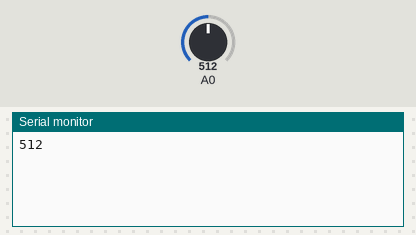
This sketch was run on a simulated Arduino Uno, built with avr-gcc and run on an emulated ATmega328P. Parts: the last lines printed to the serial monitor. Inputs (shaded band) come from the test bench; at power-on: A0 = 512.

Above: at 1.2 s.
1.3 s: A0 set to 716
At 2.6 s:
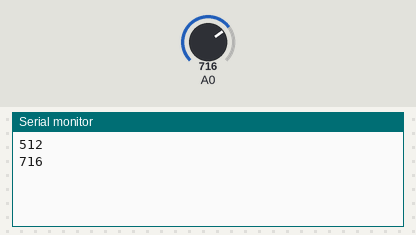
2.8 s: A0 set to 900
At 4.9 s:
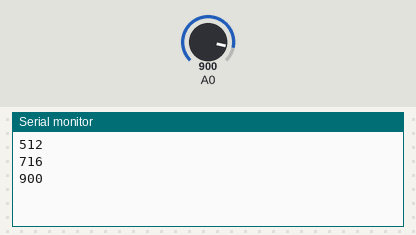
Timing chart, 0 to 6.4 s (numbered marks = the images above; inputs shaded):
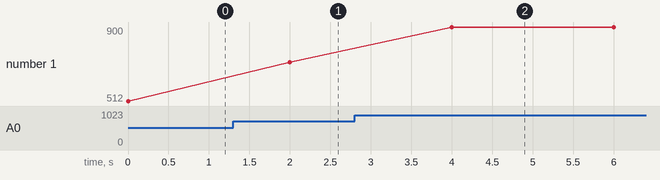

The sketch:

TripWire.ino
```cpp
void setup() {
  //pinMode(ledPin, INPUT);
  Serial.begin(9600);
}

void loop() {
  int state = analogRead(0);
  /*if(state < 1000) {
    Serial.print("Laser tripped!");
    Serial.print(analogRead(0));
    Serial.print("\n");
    delay(5000);
  }*/
  Serial.print(analogRead(0));
  Serial.print("\n");
  delay(2000);
}
```

Measured:
- after the input at 1.3 s, the serial monitor: prints a new line after 0.70 s (image 1)
- after the input at 2.8 s, the serial monitor: prints a new line after 1.2 s (image 2)
- plotted number 1: 512 → 716 after the input at 1.3 s, 716 → 900 after the input at 2.8 s
